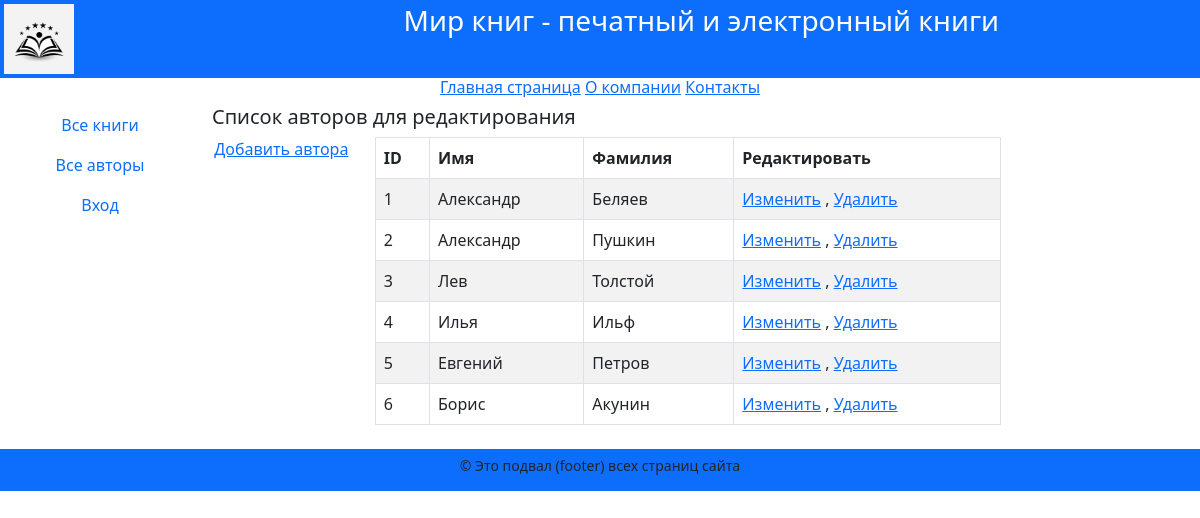
Page /edit_authors/ on the earlier database version.
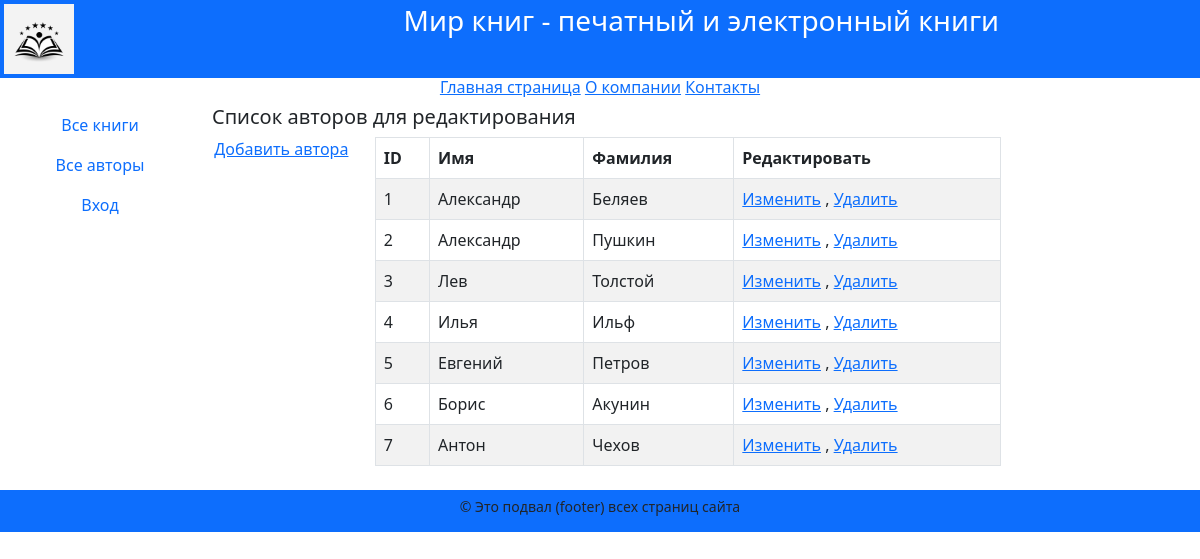
Same page on the later database version.
### catalog/models.py (models this page shows, shortened)
class Author(models.Model):
    first_name = models.CharField(
        max_length=100,
        help_text="Введите имя автора",
        verbose_name="Имя автора",
    )
    last_name = models.CharField(
        max_length=100,
        help_text="Введите фамилию автора",
        verbose_name="Фамилия автора",
    )
    date_of_birth = models.DateField(
        help_text="Введите дату рождения",
        verbose_name="Дата рождения",
        null=True,
        blank=True,
    )
    about = models.TextField(
        help_text="Введите сведения об авторе",
        verbose_name="Сведения об авторе",
    )
    photo = models.ImageField(
        upload_to="images",
        help_text="Загрузите фото автора",
        verbose_name="Фото автора",
        null=True,
        blank=True,
    )

### catalog/views.py (the view)
# urls.py: path("edit_authors/", views.list_edit_authors, name="edit-authors-list"),
def list_edit_authors(request: HttpRequest) -> HttpResponse:
    authors = Author.objects.all()
    context = {"authors": authors}
    return render(request, "catalog/edit_authors.html", context)

### catalog/templates/catalog/edit_authors.html
{% extends "base.html" %}
{% block content %}
<div class="row text-start lh-2">
  <h5>Список авторов для редактирования</h5>
</div>
<div class="row">
  <div class="col-2">
    <a href="{% url 'author-add' %}">Добавить автора</a>
  </div>
  <div class="col-8">
    <table class="table table-striped table-bordered text-start">
      <thead>
        <tr>
          <th>ID</th>
          <th>Имя</th>
          <th>Фамилия</th>
          <th>Редактировать</th>
        </tr>
      </thead>
      <tbody>
        {% if authors %}
        {% for author in authors.all %}
        <tr>
          <td>{{author.pk}}</td>
          <td>{{author.first_name}}</td>
          <td>{{author.last_name}}</td>
          <td>
            <a href="{% url 'edit-author' author.pk %}">Изменить</a> ,
            <a href="{% url 'del-author' author.pk %}">Удалить</a>
          </td>
        </tr>
        {% endfor %}
        {% else %}
        <p>В базе данных нет авторов</p>
        {% endif %}
      </tbody>
    </table>
  </div>
  <div class="col-2"></div>
</div>
{% endblock content %}

Differences in the rows shown:
added Author: pk "7", first_name "Антон", last_name "Чехов"
